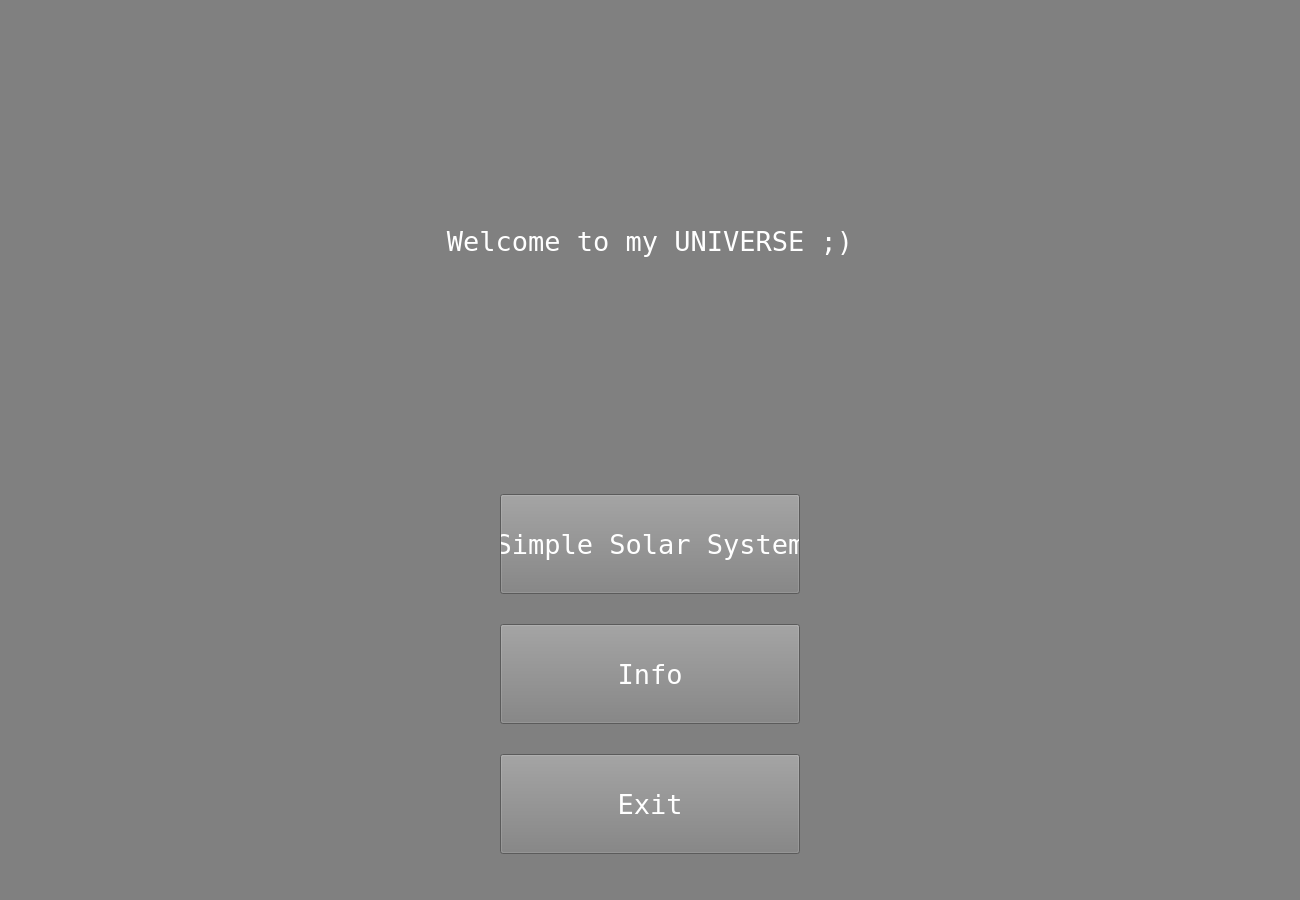
<?xml version="1.0" encoding="UTF-8"?>
<ui version="4.0">
 <class>MainWindow</class>
 <widget class="QMainWindow" name="MainWindow">
  <property name="geometry">
   <rect>
    <x>0</x>
    <y>0</y>
    <width>1300</width>
    <height>900</height>
   </rect>
  </property>
  <property name="sizePolicy">
   <sizepolicy hsizetype="Fixed" vsizetype="Fixed">
    <horstretch>0</horstretch>
    <verstretch>0</verstretch>
   </sizepolicy>
  </property>
  <property name="minimumSize">
   <size>
    <width>1300</width>
    <height>900</height>
   </size>
  </property>
  <property name="maximumSize">
   <size>
    <width>1300</width>
    <height>900</height>
   </size>
  </property>
  <property name="windowTitle">
   <string>MainWindow</string>
  </property>
  <property name="styleSheet">
   <string notr="true">background-color: rgb(128, 128, 128);
color: rgb(255, 255, 255);
font: 20pt &quot;fixedsys&quot;;</string>
  </property>
  <widget class="QWidget" name="centralwidget">
   <layout class="QGridLayout" name="gridLayout_2">
    <item row="0" column="0">
     <layout class="QGridLayout" name="gridLayout">
      <item row="0" column="0">
       <widget class="QLabel" name="label">
        <property name="sizePolicy">
         <sizepolicy hsizetype="Expanding" vsizetype="Expanding">
          <horstretch>0</horstretch>
          <verstretch>0</verstretch>
         </sizepolicy>
        </property>
        <property name="font">
         <font>
          <family>fixedsys</family>
          <pointsize>20</pointsize>
          <weight>50</weight>
          <italic>false</italic>
          <bold>false</bold>
         </font>
        </property>
        <property name="styleSheet">
         <string notr="true">background:url(:/file/skywithstarts2.png);</string>
        </property>
        <property name="text">
         <string>Welcome to my UNIVERSE ;)</string>
        </property>
        <property name="alignment">
         <set>Qt::AlignCenter</set>
        </property>
        <property name="margin">
         <number>0</number>
        </property>
       </widget>
      </item>
      <item row="1" column="0">
       <layout class="QVBoxLayout" name="verticalLayout" stretch="0,0,0">
        <property name="spacing">
         <number>30</number>
        </property>
        <property name="sizeConstraint">
         <enum>QLayout::SetDefaultConstraint</enum>
        </property>
        <property name="leftMargin">
         <number>100</number>
        </property>
        <property name="topMargin">
         <number>15</number>
        </property>
        <property name="rightMargin">
         <number>100</number>
        </property>
        <property name="bottomMargin">
         <number>15</number>
        </property>
        <item alignment="Qt::AlignHCenter|Qt::AlignVCenter">
         <widget class="QPushButton" name="btn_SSS">
          <property name="enabled">
           <bool>true</bool>
          </property>
          <property name="sizePolicy">
           <sizepolicy hsizetype="Minimum" vsizetype="MinimumExpanding">
            <horstretch>0</horstretch>
            <verstretch>0</verstretch>
           </sizepolicy>
          </property>
          <property name="minimumSize">
           <size>
            <width>300</width>
            <height>100</height>
           </size>
          </property>
          <property name="maximumSize">
           <size>
            <width>300</width>
            <height>100</height>
           </size>
          </property>
          <property name="font">
           <font>
            <family>fixedsys</family>
            <pointsize>20</pointsize>
            <weight>50</weight>
            <italic>false</italic>
            <bold>false</bold>
           </font>
          </property>
          <property name="toolTip">
           <string>Simple Solar System</string>
          </property>
          <property name="text">
           <string>Simple Solar System</string>
          </property>
         </widget>
        </item>
        <item alignment="Qt::AlignHCenter|Qt::AlignVCenter">
         <widget class="QPushButton" name="btn_info">
          <property name="sizePolicy">
           <sizepolicy hsizetype="Minimum" vsizetype="MinimumExpanding">
            <horstretch>0</horstretch>
            <verstretch>0</verstretch>
           </sizepolicy>
          </property>
          <property name="minimumSize">
           <size>
            <width>300</width>
            <height>100</height>
           </size>
          </property>
          <property name="maximumSize">
           <size>
            <width>300</width>
            <height>100</height>
           </size>
          </property>
          <property name="font">
           <font>
            <family>fixedsys</family>
            <pointsize>20</pointsize>
            <weight>50</weight>
            <italic>false</italic>
            <bold>false</bold>
           </font>
          </property>
          <property name="text">
           <string>Info</string>
          </property>
         </widget>
        </item>
        <item alignment="Qt::AlignHCenter|Qt::AlignVCenter">
         <widget class="QPushButton" name="btn_exit">
          <property name="sizePolicy">
           <sizepolicy hsizetype="Minimum" vsizetype="MinimumExpanding">
            <horstretch>0</horstretch>
            <verstretch>0</verstretch>
           </sizepolicy>
          </property>
          <property name="minimumSize">
           <size>
            <width>300</width>
            <height>100</height>
           </size>
          </property>
          <property name="maximumSize">
           <size>
            <width>300</width>
            <height>100</height>
           </size>
          </property>
          <property name="font">
           <font>
            <family>fixedsys</family>
            <pointsize>20</pointsize>
            <weight>50</weight>
            <italic>false</italic>
            <bold>false</bold>
           </font>
          </property>
          <property name="text">
           <string>Exit</string>
          </property>
         </widget>
        </item>
       </layout>
      </item>
     </layout>
    </item>
   </layout>
  </widget>
  <widget class="QStatusBar" name="statusbar"/>
  <widget class="QMenuBar" name="menubar">
   <property name="geometry">
    <rect>
     <x>0</x>
     <y>0</y>
     <width>1300</width>
     <height>26</height>
    </rect>
   </property>
  </widget>
 </widget>
 <resources>
  <include location="res.qrc"/>
 </resources>
 <connections/>
</ui>
